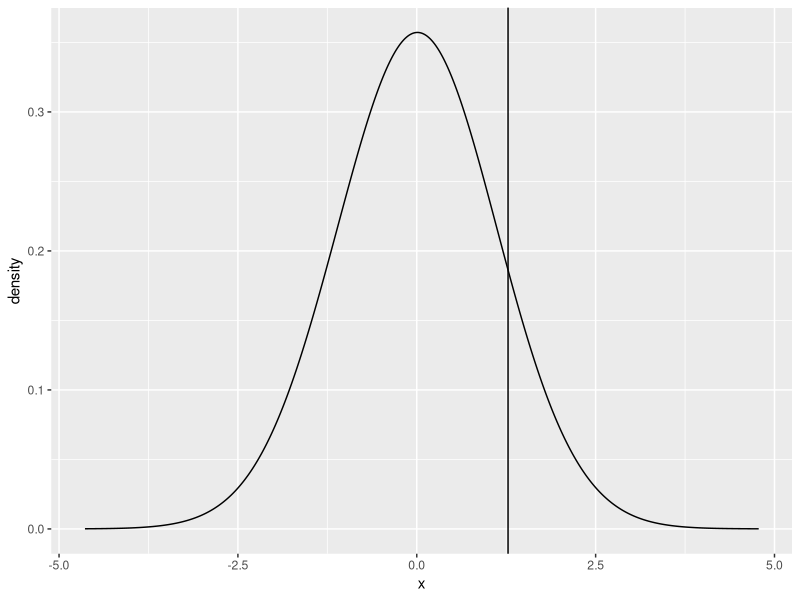

Source code (R):
## ---- chunk 1
x <- round(runif(5,0,15),0)
x
mean(x)
y <- x-mean(x)
y
## ---- chunk 2
(x-mean(x))^2
sum((x-mean(x))^2)/(length(x)-1)
var(x)
## ---- chunk 3
sqrt(sum((x-mean(x))^2)/(length(x)-1))
sd(x)
## ---- chunk 4
x <- sort(round(runif(10,0,15),0))
x
quantile(x, probs = seq(0, 1, 0.25), type = 2)
## ---- chunk 5
x <- sort(c(2, 4, 7, 8, 9, 10, 10, 10, 11, 12, 12, 14, 15, 19, 25))
quantile(x, probs = seq(0, 1, 0.25), type = 2)
## ---- chunk 6
library(ggplot2)
x<-rnorm(50000,mean = 0, sd = 1)
df<-data.frame(Value = x)
y<-quantile(x,probs = .9, names = FALSE)
ggplot(df, aes(x)) + geom_density(adjust=5) + geom_vline(xintercept = y)
